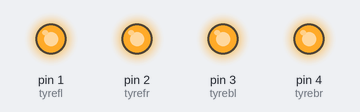
Recording of a sketch running on a simulated Arduino Uno, built with avr-gcc and run on an emulated ATmega328P. Shown: output pins drawn as LEDs (lit = HIGH).

Above: at 0.1 s.
Timing chart, 0 to 1.6 s (numbered marks = the images above):
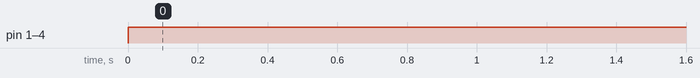

The sketch:

robots.ino
```cpp
const int tyrefl = 1;
const int tyrefr = 2;
const int tyrebl = 3;
const int tyrebr = 4;
int delaytime = 2000;
void setup() {
  // put your setup code here, to run once:
pinMode(tyrefl, OUTPUT);
pinMode(tyrefr, OUTPUT);
pinMode(tyrebl, OUTPUT);
pinMode(tyrebr, OUTPUT);


}

void loop() {
  // put your main code here, to run repeatedly:
digitalWrite(tyrefl, HIGH);
digitalWrite(tyrefr, HIGH);
digitalWrite(tyrebl, HIGH);
digitalWrite(tyrebr, HIGH);
}
```

Measured:
- by itself, pin 1 (tyrefl), pin 2 (tyrefr), pin 3 (tyrebl), pin 4 (tyrebr): LOW → HIGH at 0.00 s
